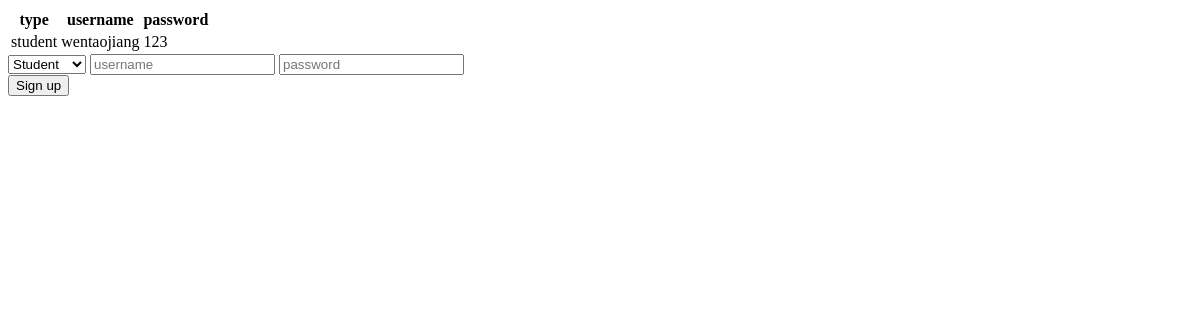
Before: / with the older database file.
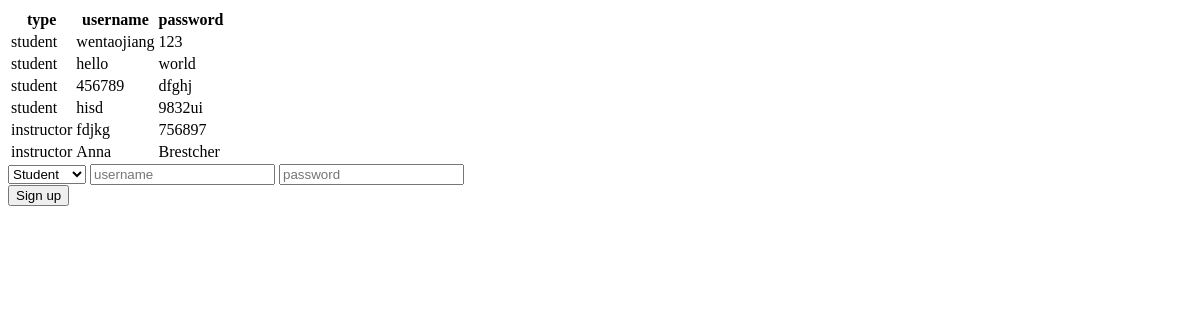
After: the same page with the newer database file.
### tables this page shows
CREATE TABLE "Users" (
	"type"	TEXT,
	"username"	TEXT,
	"password"	TEXT,
	PRIMARY KEY("username")
);

### app.py (the view)
@app.route('/')
@app.route('/login')
def root():
    db = get_db()
    db.row_factory = make_dicts
    Users=[]
    for username in query_db('select * from Users'):
        Users.append(username)
    db.close()
    return render_template('index.html', user=Users)

### app.py (called while the page is built)
def get_db():
    db = getattr(g, '_database', None)
    if db is None:
        db = g._database = sqlite3.connect(DATABASE)
    return db

def make_dicts(cursor, row):
    return dict((cursor.description[idx][0], value)
                for idx, value in enumerate(row))

def query_db(query, args=(), one=False):
    cur = get_db().execute(query, args)
    rv = cur.fetchall()
    cur.close()
    return (rv[0] if rv else None) if one else rv

@app.teardown_appcontext
def close_connection(exception):
    db = getattr(g, '_database', None)
    if db is not None:
        db.close()

### templates/index.html (shortened to what this page needs)
<!DOCTYPE html>
<html lang="en">
<head>
    <link rel="stylesheet" href="{{ url_for('static', filename='style.css') }}" />
</head>
<body>
	<table>
		<tr>
			<th>type</th>
			<th>username</th>
			<th>password</th>
		</tr>
		{% for item in user %}
		<tr>
			<td>{{ item['type'] }}</td>
			<td>{{ item['username'] }}</td>
			<td>{{ item['password'] }}</td>
		</tr>
		{% endfor %}
    </table>
    <form name="register" action="/sign-up" method="POST">
        <select action="/sign-up" name="dropdown" method="POST">
            <option value="student">Student</option>
        </select>
        <input class="input-box" type="text" name="username" placeholder="username">
        <input class="input-box" type="text" name="password" placeholder="password">
        <br>
        <button type="submit">Sign up</button>
    </form>
</body>
</html>

Changed rows visible on the page:
added Users: type "student", username "hello", password "world"
added Users: type "student", username "456789", password "dfghj"
added Users: type "student", username "hisd", password "9832ui"
added Users: type "instructor", username "fdjkg", password "756897"
added Users: type "instructor", username "Anna", password "Brestcher"
